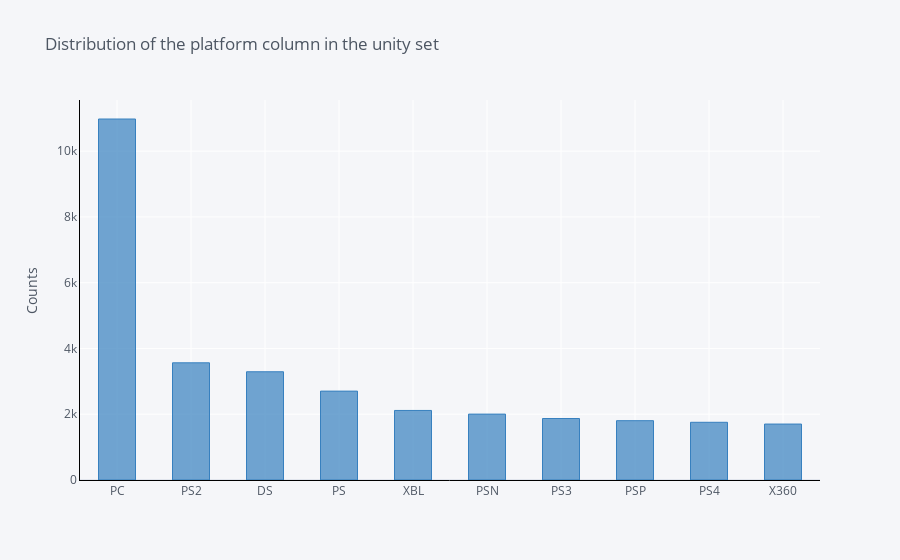

Notebook cell for this chart:
### Code cell
total.value_counts().iplot(kind='bar',
                                              yTitle='Counts', 
                                              linecolor='black', 
                                              opacity=0.7,
                                              color='blue',
                                              theme='pearl',
                                              bargap=0.5,
                                              gridcolor='white',
                                              title='Distribution of the platform column in the unity set')

### Figure 1 — Plotly figure (JSON) as saved in the notebook; plotly's stock layout.template omitted (floating-point values rounded to 4 significant figures)
{"data": [{"marker": {"color": "rgba(55, 128, 191, 0.7)", "line": {"color": "rgba(55, 128, 191, 1.0)", "width": 1}}, "name": "Platform", "orientation": "v", "text": "", "type": "bar", "x": ["PC", "PS2", "DS", "PS", "XBL", "PSN", "PS3", "PSP", "PS4", "X360"], "y": [10978, 3564, 3292, 2703, 2115, 2004, 1870, 1804, 1755, 1701]}], "layout": {"bargap": 0.5, "legend": {"bgcolor": "#F5F6F9", "font": {"color": "#4D5663"}}, "paper_bgcolor": "#F5F6F9", "plot_bgcolor": "#F5F6F9", "title": {"font": {"color": "#4D5663"}, "text": "Distribution of the platform column in the unity set"}, "xaxis": {"gridcolor": "white", "linecolor": "black", "showgrid": true, "tickfont": {"color": "#4D5663"}, "title": {"font": {"color": "#4D5663"}, "text": ""}, "zerolinecolor": "#E1E5ED"}, "yaxis": {"gridcolor": "white", "linecolor": "black", "showgrid": true, "tickfont": {"color": "#4D5663"}, "title": {"font": {"color": "#4D5663"}, "text": "Counts"}, "zerolinecolor": "#E1E5ED"}}}
